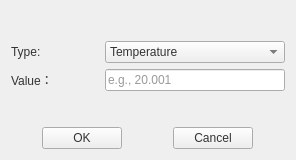
<?xml version="1.0" encoding="UTF-8"?>
<ui version="4.0">
 <class>initialtemperaturedialog</class>
 <widget class="QWidget" name="initialtemperaturedialog">
  <property name="geometry">
   <rect>
    <x>0</x>
    <y>0</y>
    <width>296</width>
    <height>160</height>
   </rect>
  </property>
  <property name="sizePolicy">
   <sizepolicy hsizetype="Fixed" vsizetype="Fixed">
    <horstretch>0</horstretch>
    <verstretch>0</verstretch>
   </sizepolicy>
  </property>
  <property name="windowTitle">
   <string>Dialog</string>
  </property>
  <property name="styleSheet">
   <string notr="true">color: #333333;
font: 700 9pt 'Yu Gothic';</string>
  </property>
  <layout class="QVBoxLayout" name="verticalLayout_2">
   <item>
    <layout class="QVBoxLayout" name="verticalLayout">
     <item>
      <spacer name="verticalSpacer_2">
       <property name="orientation">
        <enum>Qt::Vertical</enum>
       </property>
       <property name="sizeHint" stdset="0">
        <size>
         <width>20</width>
         <height>18</height>
        </size>
       </property>
      </spacer>
     </item>
     <item>
      <layout class="QHBoxLayout" name="horizontalLayout_2">
       <item>
        <widget class="QLabel" name="label">
         <property name="text">
          <string>Type:</string>
         </property>
        </widget>
       </item>
       <item>
        <widget class="QComboBox" name="typeCombo">
         <property name="sizePolicy">
          <sizepolicy hsizetype="Fixed" vsizetype="Fixed">
           <horstretch>0</horstretch>
           <verstretch>0</verstretch>
          </sizepolicy>
         </property>
         <property name="minimumSize">
          <size>
           <width>180</width>
           <height>0</height>
          </size>
         </property>
         <item>
          <property name="text">
           <string>Temperature</string>
          </property>
         </item>
        </widget>
       </item>
      </layout>
     </item>
     <item>
      <layout class="QHBoxLayout" name="horizontalLayout_3">
       <item>
        <widget class="QLabel" name="label_2">
         <property name="text">
          <string>Value：</string>
         </property>
        </widget>
       </item>
       <item>
        <widget class="QLineEdit" name="valueEdit">
         <property name="sizePolicy">
          <sizepolicy hsizetype="Fixed" vsizetype="Fixed">
           <horstretch>0</horstretch>
           <verstretch>0</verstretch>
          </sizepolicy>
         </property>
         <property name="minimumSize">
          <size>
           <width>180</width>
           <height>0</height>
          </size>
         </property>
         <property name="placeholderText">
          <string>e.g., 20.001</string>
         </property>
        </widget>
       </item>
      </layout>
     </item>
     <item>
      <spacer name="verticalSpacer">
       <property name="orientation">
        <enum>Qt::Vertical</enum>
       </property>
       <property name="sizeHint" stdset="0">
        <size>
         <width>20</width>
         <height>30</height>
        </size>
       </property>
      </spacer>
     </item>
     <item>
      <layout class="QHBoxLayout" name="horizontalLayout">
       <item>
        <spacer name="horizontalSpacer_2">
         <property name="orientation">
          <enum>Qt::Horizontal</enum>
         </property>
         <property name="sizeHint" stdset="0">
          <size>
           <width>40</width>
           <height>20</height>
          </size>
         </property>
        </spacer>
       </item>
       <item>
        <widget class="QPushButton" name="okButton">
         <property name="text">
          <string>OK</string>
         </property>
        </widget>
       </item>
       <item>
        <spacer name="horizontalSpacer_3">
         <property name="orientation">
          <enum>Qt::Horizontal</enum>
         </property>
         <property name="sizeType">
          <enum>QSizePolicy::Fixed</enum>
         </property>
         <property name="sizeHint" stdset="0">
          <size>
           <width>45</width>
           <height>20</height>
          </size>
         </property>
        </spacer>
       </item>
       <item>
        <widget class="QPushButton" name="cancelButton">
         <property name="text">
          <string>Cancel</string>
         </property>
        </widget>
       </item>
       <item>
        <spacer name="horizontalSpacer">
         <property name="orientation">
          <enum>Qt::Horizontal</enum>
         </property>
         <property name="sizeHint" stdset="0">
          <size>
           <width>40</width>
           <height>20</height>
          </size>
         </property>
        </spacer>
       </item>
      </layout>
     </item>
    </layout>
   </item>
  </layout>
 </widget>
 <resources/>
 <connections/>
</ui>
